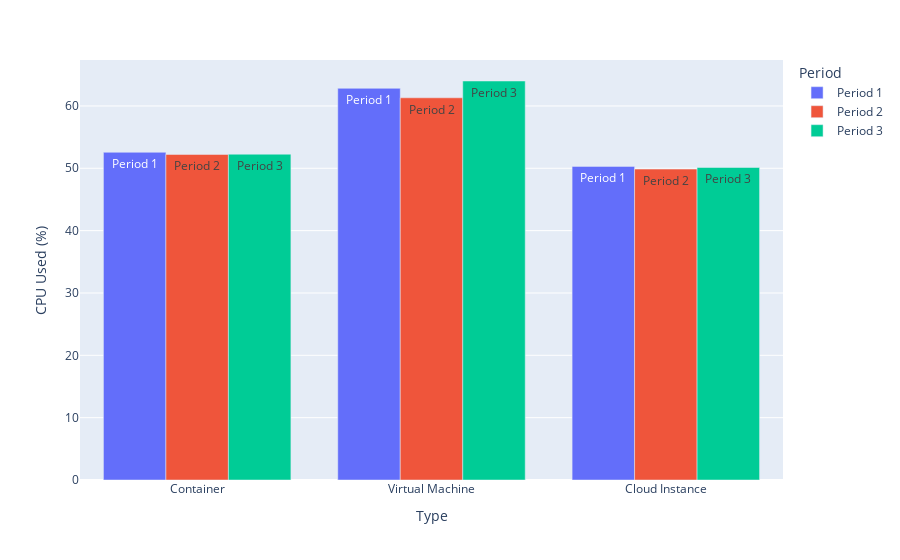

Notebook code cell kept with this figure:
### Code cell
# Bar plot of the average cpu usage for nginx web server under 50% CPU stress

container_nginx_cpu_average_df = container_nginx_cpu_average.transpose().reset_index().rename(columns={0: "CPU Used (%)", "index": "Period"})
container_nginx_cpu_average_df["Type"] = "Container"

vm_nginx_cpu_average_df = vm_nginx_cpu_average.transpose().reset_index().rename(columns={0: "CPU Used (%)", "index": "Period"})
vm_nginx_cpu_average_df["Type"] = "Virtual Machine"

ec2_nginx_cpu_average_df = ec2_nginx_cpu_average.transpose().reset_index().rename(columns={0: "CPU Used (%)", "index": "Period"})
ec2_nginx_cpu_average_df["Type"] = "Cloud Instance"

df_4G_average = pd.concat([container_nginx_cpu_average_df,vm_nginx_cpu_average_df,ec2_nginx_cpu_average_df])


fig = px.bar(df_4G_average, x="Type", y="CPU Used (%)",
             color='Period', barmode="group",text="Period")
fig.show()

### Figure 1 — Plotly figure (JSON) as saved in the notebook; plotly's stock layout.template omitted (floating-point values rounded to 4 significant figures)
{"data": [{"alignmentgroup": "True", "hovertemplate": "Period=%{text}<br>Type=%{x}<br>CPU Used (%)=%{y}<extra></extra>", "legendgroup": "Period 1", "marker": {"color": "#636efa", "pattern": {"shape": ""}}, "name": "Period 1", "offsetgroup": "Period 1", "orientation": "v", "showlegend": true, "text": ["Period 1", "Period 1", "Period 1"], "textposition": "auto", "type": "bar", "x": ["Container", "Virtual Machine", "Cloud Instance"], "xaxis": "x", "y": [52.57, 62.83, 50.3], "yaxis": "y"}, {"alignmentgroup": "True", "hovertemplate": "Period=%{text}<br>Type=%{x}<br>CPU Used (%)=%{y}<extra></extra>", "legendgroup": "Period 2", "marker": {"color": "#EF553B", "pattern": {"shape": ""}}, "name": "Period 2", "offsetgroup": "Period 2", "orientation": "v", "showlegend": true, "text": ["Period 2", "Period 2", "Period 2"], "textposition": "auto", "type": "bar", "x": ["Container", "Virtual Machine", "Cloud Instance"], "xaxis": "x", "y": [52.22, 61.3, 49.87], "yaxis": "y"}, {"alignmentgroup": "True", "hovertemplate": "Period=%{text}<br>Type=%{x}<br>CPU Used (%)=%{y}<extra></extra>", "legendgroup": "Period 3", "marker": {"color": "#00cc96", "pattern": {"shape": ""}}, "name": "Period 3", "offsetgroup": "Period 3", "orientation": "v", "showlegend": true, "text": ["Period 3", "Period 3", "Period 3"], "textposition": "auto", "type": "bar", "x": ["Container", "Virtual Machine", "Cloud Instance"], "xaxis": "x", "y": [52.26, 64, 50.13], "yaxis": "y"}], "layout": {"barmode": "group", "legend": {"title": {"text": "Period"}, "tracegroupgap": 0}, "margin": {"t": 60}, "xaxis": {"anchor": "y", "domain": [0, 1], "title": {"text": "Type"}}, "yaxis": {"anchor": "x", "domain": [0, 1], "title": {"text": "CPU Used (%)"}}}}
